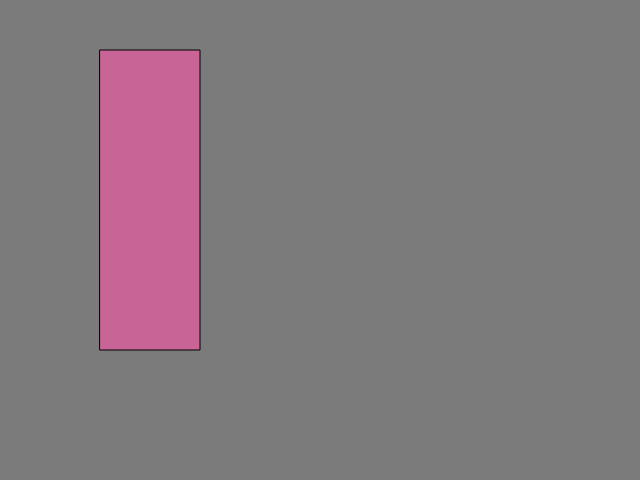
Frame 1 (no input)
Frame 60 (no input): identical to frame 1, image omitted
Frame 120 (the mouse pressed at the canvas centre since frame 60): identical to frame 1, image omitted

The p5.js sketch that drew this single still picture (run headless with seeded random() and noise() and a simulated clock; from frame 60 on, the mouse is pressed at the canvas centre):

// p5.js sketch
// ── sketch.js
function setup() {
  createCanvas(640, 480);
}

function draw() {
  background(123)
  fill(200, 100, 150);
  rect(100, 50,100,300)
}
